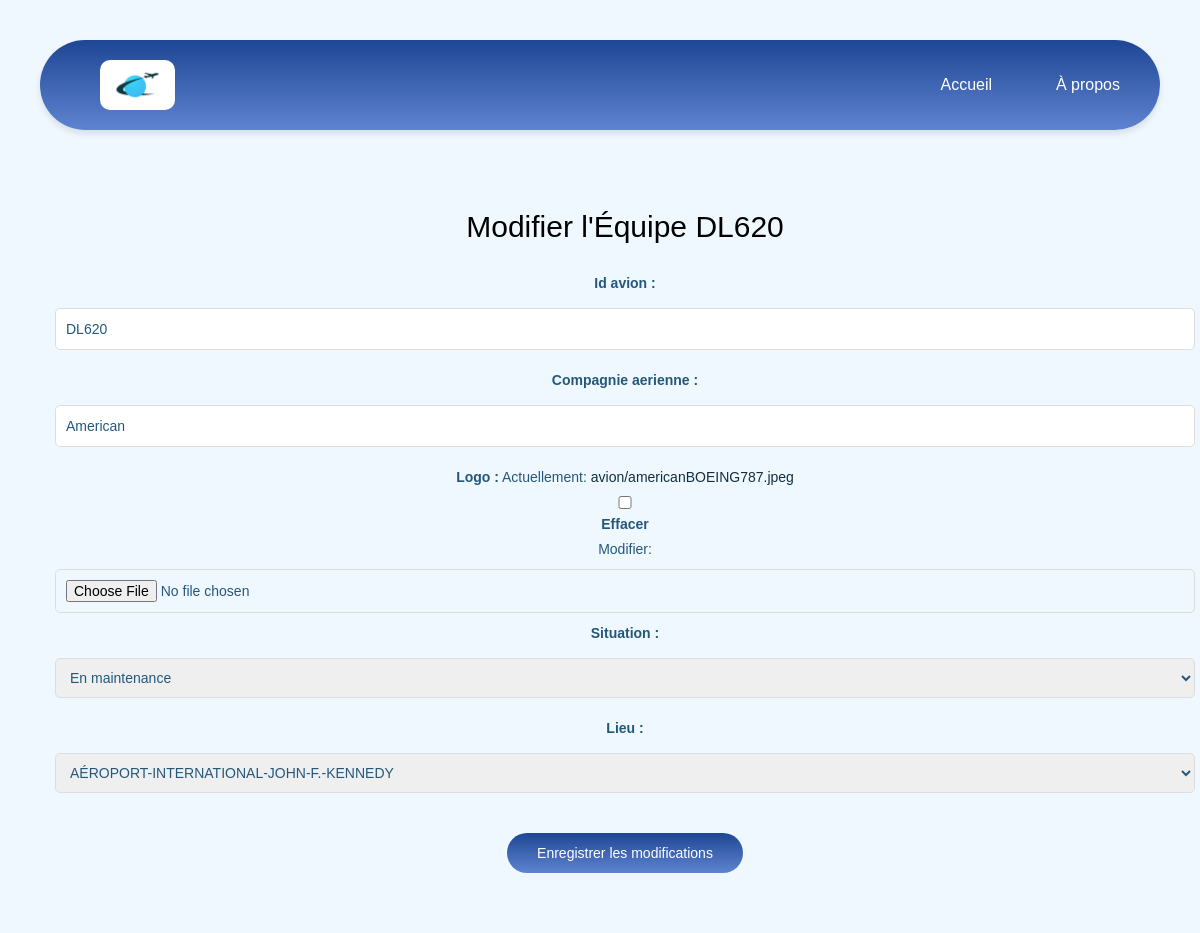
/modify_avion/DL620/, run on the app's committed database.
### aviation/models.py (models this page shows, shortened)
class Avion(models.Model):
    id_avion = models.CharField(max_length=100, primary_key=True)
    compagnie_aerienne = models.CharField(max_length=100)
    logo = models.ImageField(upload_to='avion/', blank=True, null=True)
    situation = models.CharField(max_length=20, choices=[("Ready", "Prêt"), ("Maintenance", "En maintenance"), ("In Flight", "En vol")], default="Ready")
    lieu = models.ForeignKey(Aeroport, on_delete=models.CASCADE)

### aviation/views.py (the view)
# urls.py: path('modify_avion/<str:id_avion>/', views.modify_avion, name='modify_avion'),
def modify_avion(request, id_avion):
    avion = get_object_or_404(Avion, id_avion=id_avion)
    if request.method == 'POST':
        form = AvionForm(request.POST, instance=avion)
        if form.is_valid():
            form.save()
            return redirect('detail_avion', id_avion=id_avion)
    else:
        form = AvionForm(instance=avion)
    return render(request, 'aviation/modify_avion.html', {'form': form, 'avion': avion})

### aviation/forms.py
class AvionForm(forms.ModelForm):
    class Meta:
        model = Avion
        fields = ['id_avion', 'compagnie_aerienne', 'logo', 'situation','lieu']

### aviation/models.py (called while the page is built)
    def __str__(self):
        return self.id_aeroport

### aviation/templates/aviation/modify_avion.html (shortened to what this page needs)
{% extends 'aviation/base.html' %}
{% block content %}
<h2>Modifier l'Équipe {{ avion.id_avion }}</h2>
<form method="post">
    {{ form.as_p }}
    <button type="submit" class="cta">Enregistrer les modifications</button>
</form>
{% endblock %}

### aviation/static/css/aviation.css (style rules this page uses)
body { padding: 20px; font-family: sans-serif; background-color: #f0f8ff; }
p { color: #24587b }
a { color: #112f42 }
button { background-color: #007bff; color: white; padding: 10px 20px; border: none; border-radius: 5px; cursor: pointer; }
form { margin-top: 30px; }
form input, form select, form textarea { width: 100%; padding: 10px; margin: 10px 0; border: 1px solid #ddd; border-radius: 5px; }
.cta { display: inline-block; background: linear-gradient(#1f4694, #5e84d1); color: white; border-radius: 50px; padding: 10px 30px; margin: 20px; }

### data on the page
Avion: id_avion "DL620", compagnie_aerienne "American", situation "En maintenance", lieu "AÉROPORT-INTERNATIONAL-JOHN-F.-KENNEDY"
